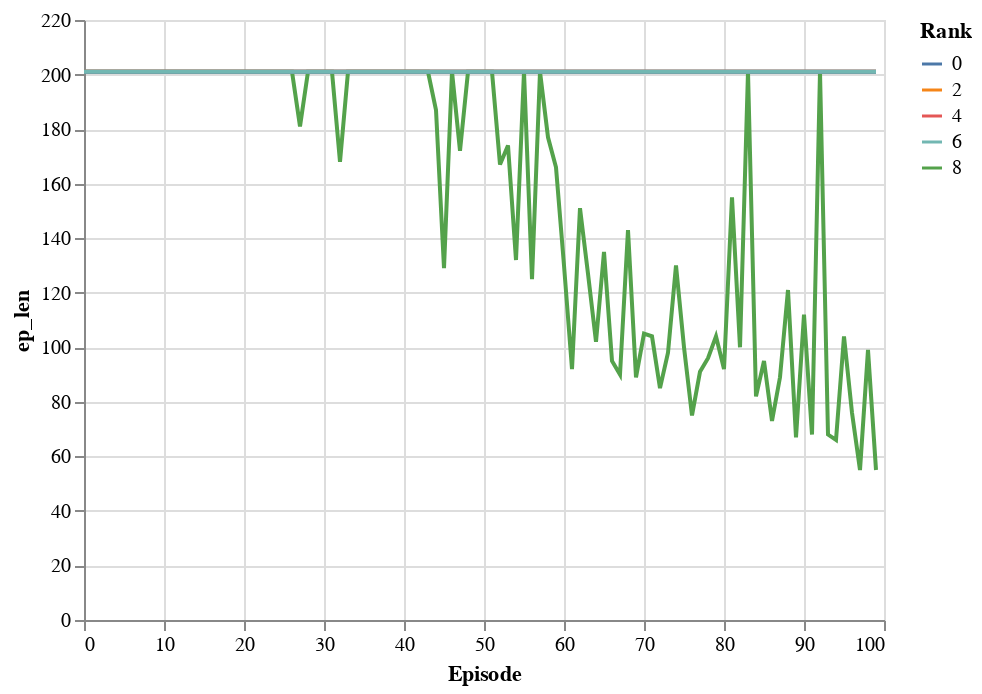

The cell this chart's notebook holds for it:
### Code cell
alt.Chart(df.loc[df["Rank"] % 2 == 0]).mark_line().encode(x="Episode", y="ep_len", color="Rank:N")

### Figure 1 — Vega-Lite specification as saved in the notebook (floating-point values rounded to 4 significant figures; data arrays with more than 128 entries replaced by an {"elided": "..."} marker saying what was removed)
{"$schema": "https://vega.github.io/schema/vega-lite/v4.8.1.json", "config": {"view": {"continuousHeight": 300, "continuousWidth": 400}}, "data": {"name": "data-db31796e0b1856d37ca48ee4b962d2c2"}, "datasets": {"data-db31796e0b1856d37ca48ee4b962d2c2": {"elided": "500 records"}}, "encoding": {"color": {"field": "Rank", "type": "nominal"}, "x": {"field": "Episode", "type": "quantitative"}, "y": {"field": "ep_len", "type": "quantitative"}}, "mark": "line"}
